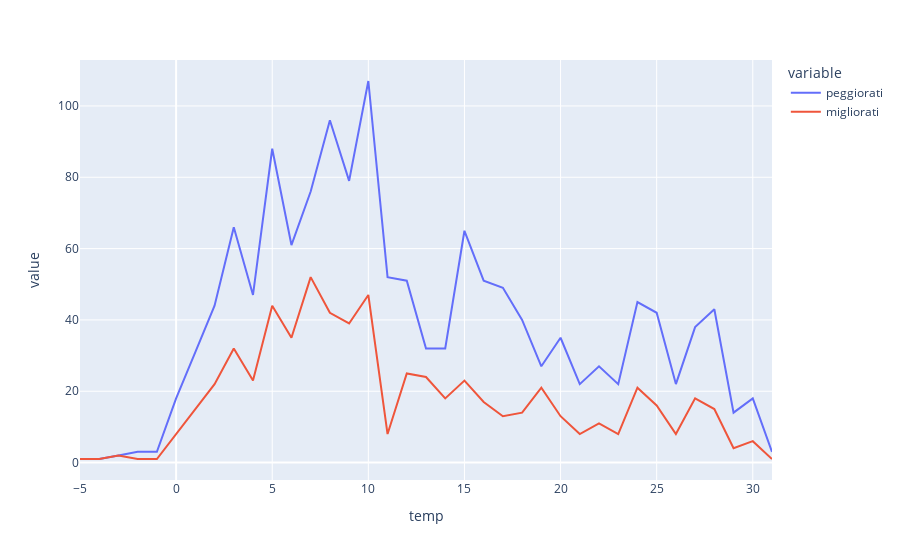
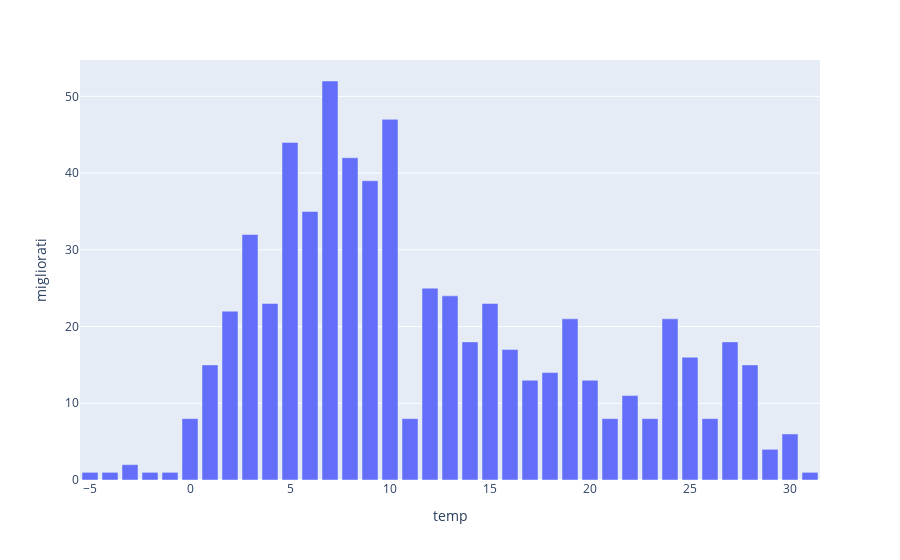

These figures' notebook cell, in order:
### Markdown cell above
Per ogni valore di temperatura calcolare quanti migliorati e peggiorati.
temp | nume migliorati | nume pegg

### Code cell
import plotly.express as px
dataframe = pd.DataFrame({"temp":[], "peggiorati": [], "migliorati":[]})
nuovo_dataset = {}
for item in dataset["temperatura_media"].unique():
  queryString = "temperatura_media == "+str(item)+" and peggiorato == 0"
  queryStringMigl = "temperatura_media == "+str(item)+" and peggiorato == 1"

  resPeggiorati = dataset.query(queryString)
  resMigliorati = dataset.query(queryStringMigl)
  dataframe.loc[len(dataframe.index)] = [item, len(resPeggiorati), len(resMigliorati)]
  nuovo_dataset[str(item)] = len(resPeggiorati)


dataframe = dataframe.sort_values("temp")
dataframe.head()

fig = px.line(dataframe, x="temp", y=["peggiorati","migliorati"])
fig.show()
newFig =  px.bar(dataframe, x="temp", y="migliorati")
newFig.show()

### Figure 1 — Plotly figure (JSON) as saved in the notebook; plotly's stock layout.template omitted (floating-point values rounded to 4 significant figures)
{"data": [{"hovertemplate": "variable=peggiorati<br>temp=%{x}<br>value=%{y}<extra></extra>", "legendgroup": "peggiorati", "line": {"color": "#636efa", "dash": "solid"}, "marker": {"symbol": "circle"}, "mode": "lines", "name": "peggiorati", "orientation": "v", "showlegend": true, "type": "scatter", "x": [-5, -4, -3, -2, -1, 0, 1, 2, 3, 4, 5, 6, 7, 8, 9, 10, 11, 12, 13, 14, 15, 16, 17, 18, 19, 20, 21, 22, 23, 24, 25, 26, 27, 28, 29, 30, 31], "xaxis": "x", "y": [1, 1, 2, 3, 3, 18, 31, 44, 66, 47, 88, 61, 76, 96, 79, 107, 52, 51, 32, 32, 65, 51, 49, 40, 27, 35, 22, 27, 22, 45, 42, 22, 38, 43, 14, 18, 3], "yaxis": "y"}, {"hovertemplate": "variable=migliorati<br>temp=%{x}<br>value=%{y}<extra></extra>", "legendgroup": "migliorati", "line": {"color": "#EF553B", "dash": "solid"}, "marker": {"symbol": "circle"}, "mode": "lines", "name": "migliorati", "orientation": "v", "showlegend": true, "type": "scatter", "x": [-5, -4, -3, -2, -1, 0, 1, 2, 3, 4, 5, 6, 7, 8, 9, 10, 11, 12, 13, 14, 15, 16, 17, 18, 19, 20, 21, 22, 23, 24, 25, 26, 27, 28, 29, 30, 31], "xaxis": "x", "y": [1, 1, 2, 1, 1, 8, 15, 22, 32, 23, 44, 35, 52, 42, 39, 47, 8, 25, 24, 18, 23, 17, 13, 14, 21, 13, 8, 11, 8, 21, 16, 8, 18, 15, 4, 6, 1], "yaxis": "y"}], "layout": {"legend": {"title": {"text": "variable"}, "tracegroupgap": 0}, "margin": {"t": 60}, "xaxis": {"anchor": "y", "domain": [0, 1], "title": {"text": "temp"}}, "yaxis": {"anchor": "x", "domain": [0, 1], "title": {"text": "value"}}}}

### Figure 2 — Plotly figure (JSON) as saved in the notebook; plotly's stock layout.template omitted (floating-point values rounded to 4 significant figures)
{"data": [{"alignmentgroup": "True", "hovertemplate": "temp=%{x}<br>migliorati=%{y}<extra></extra>", "legendgroup": "", "marker": {"color": "#636efa", "pattern": {"shape": ""}}, "name": "", "offsetgroup": "", "orientation": "v", "showlegend": false, "textposition": "auto", "type": "bar", "x": [-5, -4, -3, -2, -1, 0, 1, 2, 3, 4, 5, 6, 7, 8, 9, 10, 11, 12, 13, 14, 15, 16, 17, 18, 19, 20, 21, 22, 23, 24, 25, 26, 27, 28, 29, 30, 31], "xaxis": "x", "y": [1, 1, 2, 1, 1, 8, 15, 22, 32, 23, 44, 35, 52, 42, 39, 47, 8, 25, 24, 18, 23, 17, 13, 14, 21, 13, 8, 11, 8, 21, 16, 8, 18, 15, 4, 6, 1], "yaxis": "y"}], "layout": {"barmode": "relative", "legend": {"tracegroupgap": 0}, "margin": {"t": 60}, "xaxis": {"anchor": "y", "domain": [0, 1], "title": {"text": "temp"}}, "yaxis": {"anchor": "x", "domain": [0, 1], "title": {"text": "migliorati"}}}}
